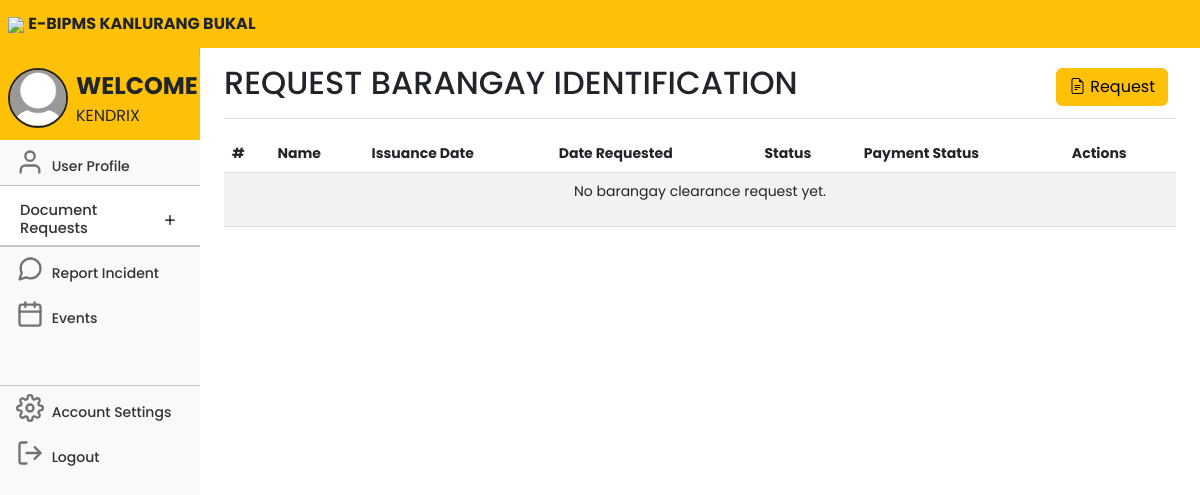
/useridentification.php (signed in), run on an earlier commit of the app's database.
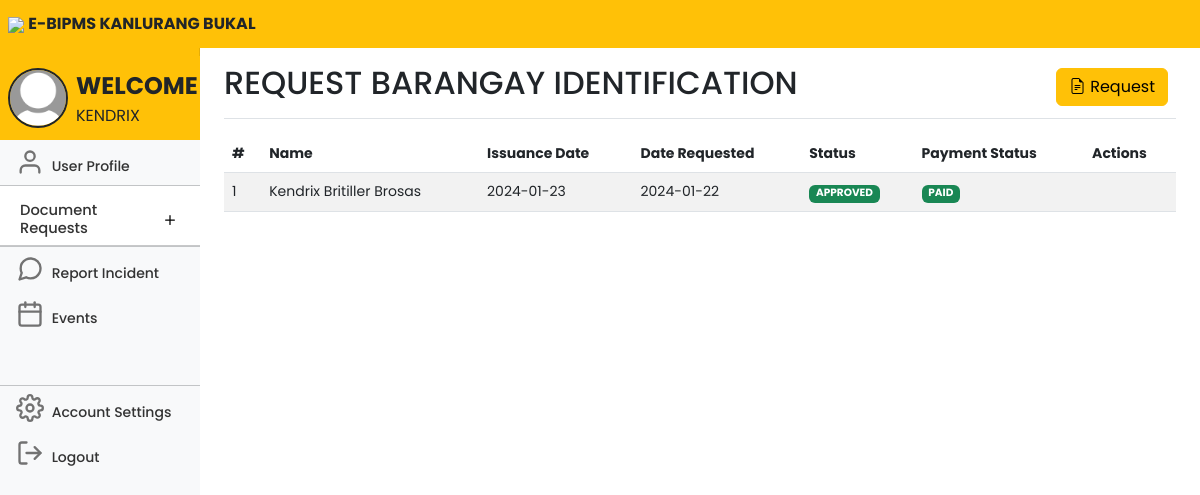
And on a later commit of the database.
### tables this page shows
CREATE TABLE `identification` (
  `id` int(11) NOT NULL,
  `userID` varchar(100) NOT NULL,
  `firstname` varchar(100) NOT NULL,
  `middlename` varchar(100) NOT NULL,
  `lastname` varchar(100) NOT NULL,
  `email` varchar(100) NOT NULL,
  `phonenumber` varchar(100) NOT NULL,
  `birthday` varchar(100) NOT NULL,
  `civilstatus` varchar(100) NOT NULL,
  `sex` varchar(100) NOT NULL,
  `purok` varchar(100) NOT NULL,
  `placeofbirth` varchar(100) NOT NULL,
  `issue_date` varchar(100) NOT NULL,
  `date_requested` varchar(100) NOT NULL,
  `status` int(11) NOT NULL,
  `isPaid` int(11) NOT NULL,
  `paymentmethod` varchar(100) NOT NULL,
  `proof` varchar(255) NOT NULL
);

### useridentification.php (the view, shortened to what the changed rows need)
<!DOCTYPE html>
<html lang="en">
<head>
    <link rel="stylesheet" href="https://cdn.jsdelivr.net/npm/bootstrap-icons@1.10.5/font/bootstrap-icons.css">
    <link href="css/bootstrap.min.css" rel="stylesheet">
    <link rel="stylesheet" href="css/style.css">
    <link href="dashboard.css" rel="stylesheet">
</head>
<body>
    <div class="container-fluid">
        <div class="row">
            <nav id="sidebarMenu" class="col-md-3 col-lg-2 d-md-block bg-warning sidebar collapse">
                <div class="position-sticky pt-0 mt-2 sidebar-sticky bg-light">
                    <ul class="nav flex-column">
                        <li class="nav-item fs-7">
                            <div class="accordion accordion-flush" id="accordionFlushExample">
                                <div class="accordion-item">
                                    <h2 class="accordion-header fs-7">
                                        <button class="accordion-button collapsed fs-7 pt-3 pb-2 nav-link"
                                            style="font-size:11pt;" type="button" data-bs-toggle="collapse"
                                            data-bs-target="#flush-collapseOne" aria-expanded="false"
                                            aria-controls="flush-collapseOne">
                                            Document Requests
                                        </button>
                                    </h2>
                                </div>
                        </li>
                    </ul>
                </div>
            </nav>
            <main class="col-md-9 ms-sm-auto col-lg-10 px-md-4">
                <div
                    class="d-flex justify-content-between flex-wrap flex-md-nowrap align-items-center pt-3 pb-2 mb-3 border-bottom">
                    <h1 class="h2">REQUEST BARANGAY IDENTIFICATION</h1>
                </div>
                <div class="table-responsive">
                    <table class="table table-striped table-hover table-md" style="width:100%">
                        <thead>
                            <tr>
                                <th scope="col">#</th>
                                <th scope="col">Name</th>
                                <th scope="col">Issuance Date</th>
                                <th scope="col">Date Requested</th>
                                <th scope="col">Status</th>
                                <th scope="col">Payment Status</th>
                                <th scope="col">Actions</th>
                            </tr>
                        </thead>
                        <tbody>
                            <?php
                            include 'conn.php';
                            $uid = $_SESSION['uid'];
                            $query = "SELECT * FROM identification WHERE userID='$uid' ";
                            $query_run = mysqli_query($conn, $query);
                            if (mysqli_num_rows($query_run) > 0) {
                                foreach ($query_run as $items) {
                                    ?>
                                    <tr>
                                        <td>
                                            <?= $items['id']; ?>
                                        </td>
                                        <td>
                                            <?= $items['firstname'] . " " . $items['middlename'] . " " . $items['lastname']; ?>
                                        </td>
                                        <td>
                                            <?= $items['issue_date']; ?>
                                        </td>
                                        <td>
                                            <?= $items['date_requested']; ?>
                                        </td>
                                        <td>
                                            <?php
                                            if ($items['status'] == 0) {
                                                ?>
                                                <span class="badge bg-danger">PENDING
                                                </span>
                                                <?php
                                            } else if ($items['status'] == 1) {
                                                ?>
                                                    <span class="badge bg-success">APPROVED
                                                    </span>
                                                <?php
                                            }
                                            ?>
                                        </td>
                                        <td>
                                            <?php if ($items['isPaid'] == 0):
                                                ?>
                                                <button type="button" data-bs-target="#updatePayment" class="btn btn-danger editbtn"
                                                    style="width: 90px; font-size:10pt">
                                                    PAY NOW</button>
                                            <?php elseif ($items['isPaid'] == 1): ?>
                                                <span class="badge bg-success">PAID
                                                </span>
                                            <?php endif; ?>
                                        </td>
                                        <td>
                                        </td>
                                    </tr>
                                    <?php
                                }
                            } else {
                                ?>
                                <tr>
                                    <td colspan="8">
                                        <p class="text-center">No barangay clearance request yet.</p>
                                    </td>
                                </tr>
                                <?php
                            }
                            ?>
                        </tbody>
                    </table>
                </div>
            </main>
        </div>
    </div>
</body>
</html>

What changed in the data, as far as the page shows it:
added identification: id "1", firstname "Kendrix", middlename "Britiller", lastname "Brosas", issue_date "2024-01-23", date_requested "2024-01-22", status "APPROVED", isPaid "PAID"
Also different on the page:
text no longer shown: "No barangay clearance request yet."
